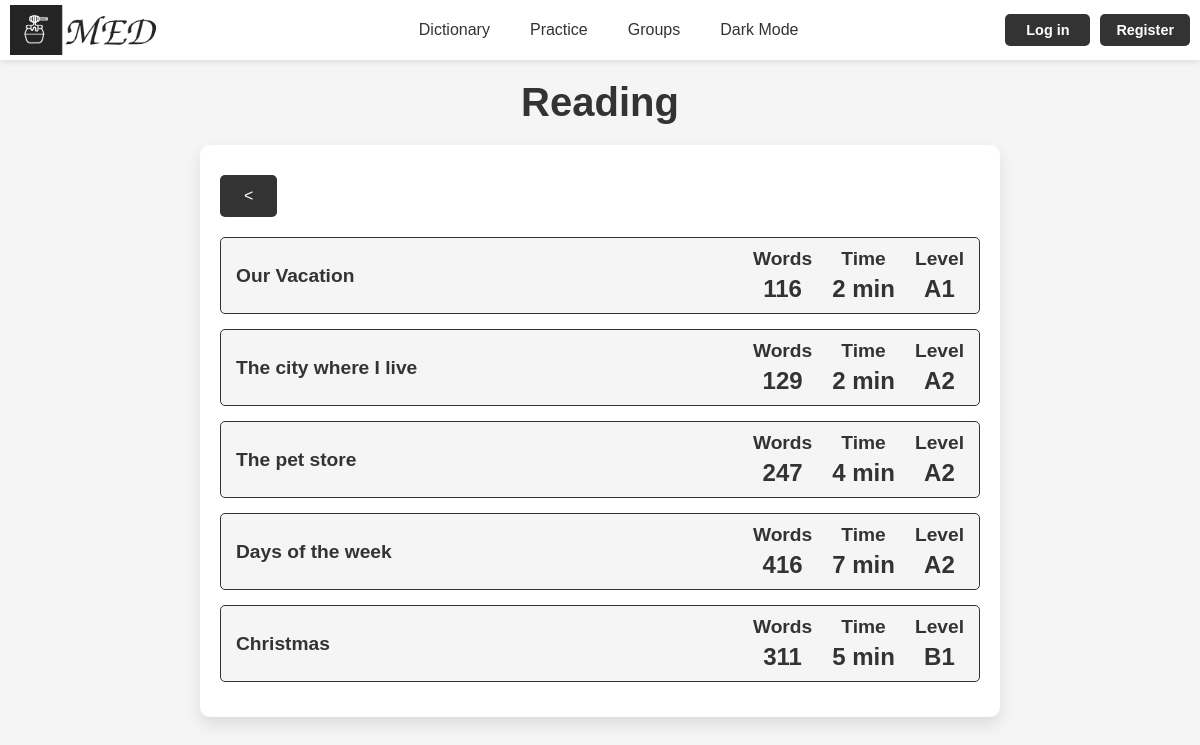
The app's page /practice/reading/ with its own data.
### med/models.py (models this page shows, shortened)
class ReadingText(models.Model):
    title = models.CharField(max_length=100)
    time_to_read = models.IntegerField()
    word_count = models.IntegerField()
    eng_level = models.CharField(max_length=2, choices=[('A1', 'A1'), ('A2', 'A2'), ('B1', 'B1'),
                                                        ('B2', 'B2'), ('C1', 'C1'), ('C2', 'C2')])
    content = models.TextField(blank=True)
    words_with_translations = models.JSONField(default=dict, blank=True, null=True)
    auth = models.CharField(max_length=200, blank=True)
    is_auth_a = models.BooleanField(default=True)
    class Meta:
        ordering = ['eng_level', 'word_count', 'title']
        indexes = [
            models.Index(fields=['eng_level', 'title'])
        ]

### med/views.py (the view)
# urls.py: path('practice/reading/', views.reading_view, name='practice_reading'),
def reading_view(request):
    texts = ReadingText.objects.all()
    return render(request, 'med/reading.html', {'texts': texts})

### med/templates/med/reading.html (shortened to what this page needs)
{% extends "base.html" %}
{% block content %}
<h1>Reading</h1>
<div class="reading-container">
    <div class="buttons make-text-btn texts-btn">
        <a href="{% url 'practice' %}">&lt;</a>
    </div>
    {% if texts %}
    <ul class="user-list">
        {% for text in texts %}
        <li class="user-item">
            <a href="{% url 'reading_text' text.id %}">
            <div class="user-card" style="display: flex; justify-content: space-between; align-items: center; padding: 10px 0;">
                <div class="user-title" style="flex: 1; text-align: left; margin-left: 15px;">
                    <p class="user-name"><strong>{{ text.title }}</strong></p>
                </div>
                <div class="user-stats" style="display: flex; gap: 20px; text-align: center; margin-right: 15px;">
                    <div class="stat-item reading-item">
                        <p>Words</p>
                        <p>{{ text.word_count }}</p>
                    </div>
                    <div class="stat-item reading-item">
                        <p>Time</p>
                        <p>{{ text.time_to_read }} min</p>
                    </div>
                    <div class="stat-item reading-item">
                        <p>Level</p>
                        <p>{{ text.get_eng_level_display }}</p>
                    </div>
                </div>
            </div>
            </a>
        </li>
        {% endfor %}
        </ul>
    {% else %}
    <p>No texts available.</p>
    {% endif %}
</div>
{% endblock %}

### med/static/med/css/styles.css (style rules this page uses)
:root { --background-color: #f5f5f5; --text-color: #333; --header-background: #ffffff; --button-background: #333; --button-text-color: #ffffff; --feature-background: #fff; --word-list-background: #fff; --feature-shadow: 0px 8px 16px rgba(0, 0, 0, 0.1); --feature-text-color: #666; --list-text-color: #666; --tab-background: #f9f9f9; --tab-active-background: #ffffff; --tab-hover-background: #e0e0e0; --tab-border-color: #ccc; }
body { font-family: Arial, sans-serif; background-color: var(--background-color); color: var(--text-color); }
a { text-decoration: none; color: var(--text-color); transition: color 0.3s; }
* { margin: 0; padding: 0; box-sizing: border-box; }
.container h1 { font-size: 2.5em; color: var(--text-color); margin-bottom: 15px; }
.container p { font-size: 1.2em; color: var(--text-color); max-width: 600px; margin: 0 auto 30px; }
.buttons a { text-decoration: none; color: var(--button-text-color); background-color: var(--button-background); padding: 12px 24px; margin: 0 5px; border-radius: 5px; font-size: 1em; transition: background-color 0.3s; }
.stat-item { text-align: center; }
.stat-item p:first-child { font-weight: bold; margin-bottom: 5px; }
.stat-item p:last-child { font-size: 1.5em; font-weight: bold; }
.user-list { list-style: none; padding: 0; }
.user-item { margin-bottom: 15px; }
.user-card { display: flex; align-items: center; gap: 15px; padding: 10px 15px; border: 1px solid var(--button-background); border-radius: 5px; background-color: var(--background-color); transition: transform 0.3s, box-shadow 0.3s; }
.user-name { font-size: 1.2em; color: var(--text-color); }
.user-card p { margin: 0px; }
.reading-container { max-width: 800px; margin: 20px auto; background-color: var(--feature-background); padding: 20px; border-radius: 10px; box-shadow: var(--feature-shadow); color: var(--text-color); }
.make-text-btn { margin: 10px 0px 20px 0px; display: flex; gap: 10px; }
.make-text-btn a { margin-right: 0px; margin-left: 0px; }
.texts-btn a:first-child { margin-right: 69%; }

### records on screen
ReadingText: title "Our Vacation", word_count "116", time_to_read "2", eng_level "A1"
ReadingText: title "The city where I live", word_count "129", time_to_read "2", eng_level "A2"
ReadingText: title "The pet store", word_count "247", time_to_read "4", eng_level "A2"
ReadingText: title "Days of the week", word_count "416", time_to_read "7", eng_level "A2"
ReadingText: title "Christmas", word_count "311", time_to_read "5", eng_level "B1"
